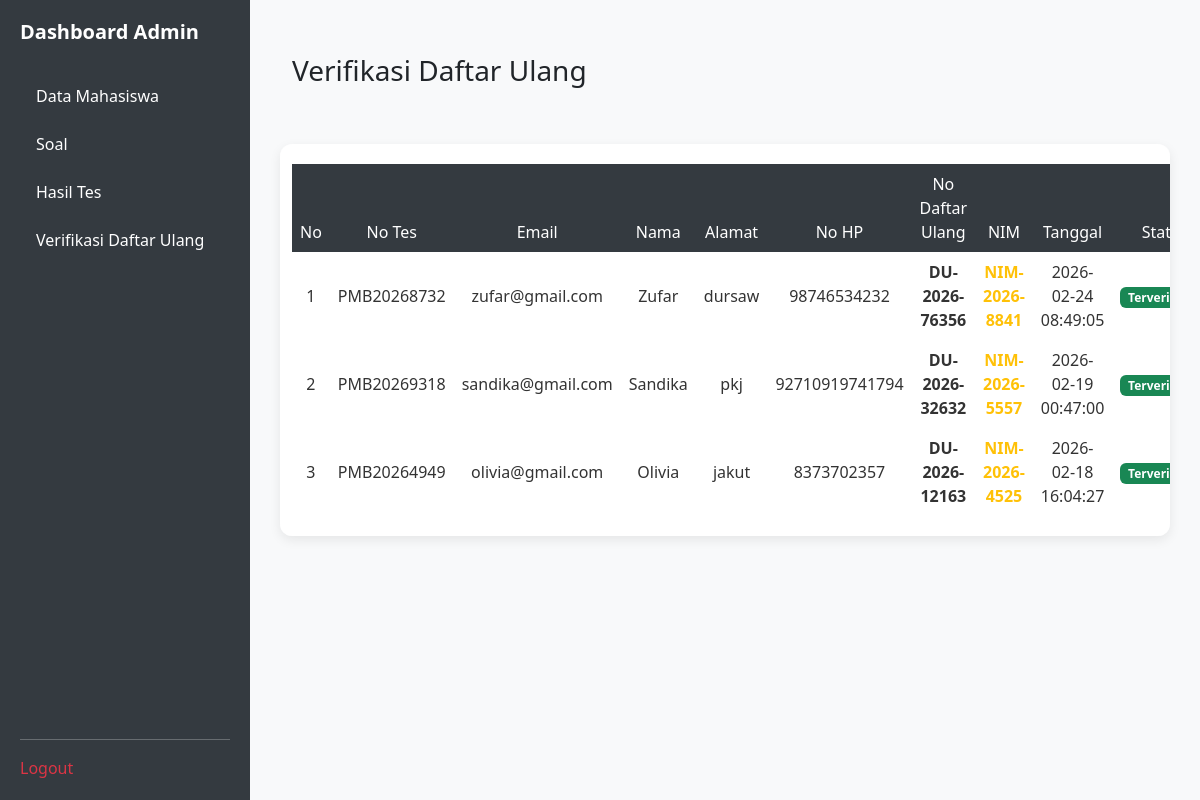
Screenshot of /dashboard/verifikasi_daftar_ulang.php with the database file from the repository.
### tables this page shows
CREATE TABLE `users` (
  `id` int(11) NOT NULL AUTO_INCREMENT,
  `nomor_tes` varchar(20) DEFAULT NULL,
  `email` varchar(100) NOT NULL,
  `nama` varchar(100) DEFAULT NULL,
  `alamat` text DEFAULT NULL,
  `hp` varchar(20) DEFAULT NULL,
  `password` varchar(255) NOT NULL,
  `password_plain` varchar(100) DEFAULT NULL,
  `role` varchar(10) NOT NULL DEFAULT 'user',
  `created_at` timestamp NOT NULL DEFAULT current_timestamp(),
  `status` varchar(20) DEFAULT 'belum_tes',
  `nilai` int(11) DEFAULT NULL,
  `status_lulus` enum('lulus','tidak_lulus') DEFAULT NULL,
  `status_daftar_ulang` enum('belum','selesai','terverifikasi') DEFAULT 'belum',
  `tanggal_daftar_ulang` datetime DEFAULT NULL,
  `nomor_daftar_ulang` varchar(20) DEFAULT NULL,
  `nim` varchar(20) DEFAULT NULL,
  PRIMARY KEY (`id`),
  UNIQUE KEY `email` (`email`),
  UNIQUE KEY `nomor_tes` (`nomor_tes`)
);

### dashboard/verifikasi_daftar_ulang.php (the view, shortened to what this page needs)
<?php
require_once "../config/database.php";
$data = mysqli_query($koneksi, "
    SELECT
        id, nomor_tes, email, nama, alamat, hp,
        nomor_daftar_ulang, nim,
        status_daftar_ulang, tanggal_daftar_ulang
    FROM users
    WHERE status_daftar_ulang IN ('selesai','terverifikasi')
    ORDER BY tanggal_daftar_ulang DESC
");
?>
<!DOCTYPE html>
<html lang="id">
<head>
<link href="https://cdn.jsdelivr.net/npm/bootstrap@5.3.2/dist/css/bootstrap.min.css" rel="stylesheet">
</head>
<?php include 'sidebar.php'; ?>
<body>
      <div id='content'>
    <div class="container-fluid py-4">
        <div class="row g-4">
<div class="d-flex justify-content-between align-items-center mb-4">
    <h3> Verifikasi Daftar Ulang</h3>
</div>
<div class="glass table-responsive">
<table class="table table-borderless text-center align-middle mb-0">
<thead>
<tr>
    <th>No</th>
    <th>No Tes</th>
    <th>Email</th>
    <th>Nama</th>
    <th>Alamat</th>
    <th>No HP</th>
    <th>No Daftar Ulang</th>
    <th>NIM</th>
    <th>Tanggal</th>
    <th>Status</th>
</tr>
</thead>
<tbody>
<?php $no=1; while($u=mysqli_fetch_assoc($data)): ?>
<tr>
    <td><?= $no++; ?></td>
    <td><?= htmlspecialchars($u['nomor_tes']); ?></td>
    <td><?= htmlspecialchars($u['email']); ?></td>
    <td><?= htmlspecialchars($u['nama']); ?></td>
    <td><?= htmlspecialchars($u['alamat'] ?? 'ALAMAT KOSONG'); ?></td>
    <td><?= htmlspecialchars($u['hp']); ?></td>
    <td class="fw-bold"><?= htmlspecialchars($u['nomor_daftar_ulang']); ?></td>
    <td class="fw-bold text-warning">
        <?= $u['nim'] ? htmlspecialchars($u['nim']) : '-' ?>
    </td>
    <td><?= $u['tanggal_daftar_ulang']; ?></td>
    <td>
        <?php if ($u['status_daftar_ulang'] === 'terverifikasi'): ?>
            <span class="badge bg-success">Terverifikasi</span>
        <?php else: ?>
            <span class="badge bg-warning text-dark">Menunggu</span>
        <?php endif; ?>
    </td>
</tr>
<?php endwhile; ?>
</tbody>
</table>
</div>
        </div>
    </div>
</div>
</body>
</html>

### dashboard/verifikasi_daftar_ulang.php (style rules this page uses)
body { background: #f4f6f9; min-height: 100vh; color: #333; font-family: 'Segoe UI', sans-serif; }
#content { margin-left: 250px; padding: 30px; transition: 0.3s ease; }
.glass { background: #ffffff; border-radius: 12px; padding: 20px; box-shadow: 0 4px 12px rgba(0,0,0,0.08); }
.table-responsive { border-radius: 12px; overflow-x: auto; }
.table { margin-bottom: 0; }
.table thead th { background: #343a40; color: #fff; text-align: center; font-weight: 500; }
.table tbody td { color: #333; vertical-align: middle; }
.table tbody tr { transition: 0.2s ease; }
.badge { padding: 6px 10px; font-size: 0.75rem; border-radius: 6px; }

### dashboard/sidebar.php (style rules this page uses)
body { overflow-x: hidden; background-color: #f8f9fa; }
#content { margin-left: 250px; padding: 30px; }

### rows the page displays
users: nomor_tes "PMB20268732", email "zufar@gmail.com", nama "Zufar", alamat "dursaw", hp "98746534232", nomor_daftar_ulang "DU-2026-76356", nim "NIM-2026-8841", tanggal_daftar_ulang "2026-02-24 08:49:05", status_daftar_ulang "Terverifikasi"
users: nomor_tes "PMB20269318", email "sandika@gmail.com", nama "Sandika", alamat "pkj", hp "92710919741794", nomor_daftar_ulang "DU-2026-32632", nim "NIM-2026-5557", tanggal_daftar_ulang "2026-02-19 00:47:00", status_daftar_ulang "Terverifikasi"
users: nomor_tes "PMB20264949", email "olivia@gmail.com", nama "Olivia", alamat "jakut", hp "8373702357", nomor_daftar_ulang "DU-2026-12163", nim "NIM-2026-4525", tanggal_daftar_ulang "2026-02-18 16:04:27", status_daftar_ulang "Terverifikasi"
